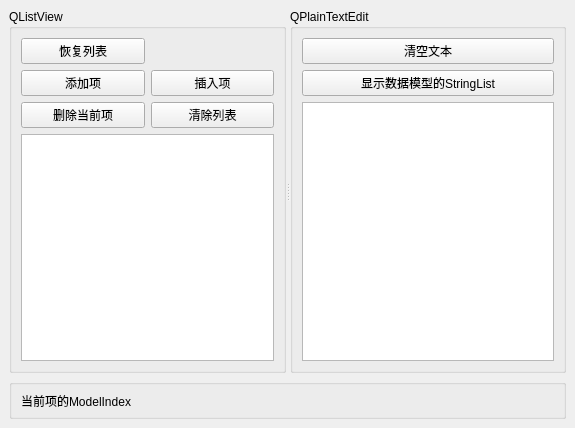
<?xml version="1.0" encoding="UTF-8"?>
<ui version="4.0">
 <class>MainWindow</class>
 <widget class="QMainWindow" name="MainWindow">
  <property name="geometry">
   <rect>
    <x>0</x>
    <y>0</y>
    <width>575</width>
    <height>428</height>
   </rect>
  </property>
  <property name="windowTitle">
   <string>MainWindow</string>
  </property>
  <widget class="QWidget" name="centralwidget">
   <layout class="QGridLayout" name="gridLayout_2">
    <item row="0" column="0">
     <widget class="QSplitter" name="splitter">
      <property name="orientation">
       <enum>Qt::Horizontal</enum>
      </property>
      <widget class="QGroupBox" name="groupBox">
       <property name="title">
        <string>QListView</string>
       </property>
       <layout class="QVBoxLayout" name="verticalLayout_2">
        <item>
         <layout class="QGridLayout" name="gridLayout">
          <item row="0" column="0">
           <widget class="QPushButton" name="btnIniList">
            <property name="text">
             <string>恢复列表</string>
            </property>
           </widget>
          </item>
          <item row="1" column="0">
           <widget class="QPushButton" name="btnListAppend">
            <property name="text">
             <string>添加项</string>
            </property>
           </widget>
          </item>
          <item row="1" column="1">
           <widget class="QPushButton" name="btnListInsert">
            <property name="text">
             <string>插入项</string>
            </property>
           </widget>
          </item>
          <item row="2" column="0">
           <widget class="QPushButton" name="btnListDelete">
            <property name="text">
             <string>删除当前项</string>
            </property>
           </widget>
          </item>
          <item row="2" column="1">
           <widget class="QPushButton" name="btnListClear">
            <property name="text">
             <string>清除列表</string>
            </property>
           </widget>
          </item>
         </layout>
        </item>
        <item>
         <widget class="QListView" name="listView"/>
        </item>
       </layout>
      </widget>
      <widget class="QGroupBox" name="groupBox_2">
       <property name="title">
        <string>QPlainTextEdit</string>
       </property>
       <layout class="QVBoxLayout" name="verticalLayout_3">
        <item>
         <layout class="QVBoxLayout" name="verticalLayout">
          <item>
           <widget class="QPushButton" name="btnTextClear">
            <property name="text">
             <string>清空文本</string>
            </property>
           </widget>
          </item>
          <item>
           <widget class="QPushButton" name="btnTextImport">
            <property name="text">
             <string>显示数据模型的StringList</string>
            </property>
           </widget>
          </item>
         </layout>
        </item>
        <item>
         <widget class="QPlainTextEdit" name="plainTextEdit"/>
        </item>
       </layout>
      </widget>
     </widget>
    </item>
    <item row="1" column="0">
     <widget class="QGroupBox" name="groupBox_3">
      <property name="maximumSize">
       <size>
        <width>16777215</width>
        <height>40</height>
       </size>
      </property>
      <property name="title">
       <string/>
      </property>
      <layout class="QHBoxLayout" name="horizontalLayout">
       <item>
        <widget class="QLabel" name="LabInfo">
         <property name="text">
          <string>当前项的ModelIndex</string>
         </property>
        </widget>
       </item>
      </layout>
     </widget>
    </item>
   </layout>
  </widget>
 </widget>
 <resources/>
 <connections/>
</ui>
